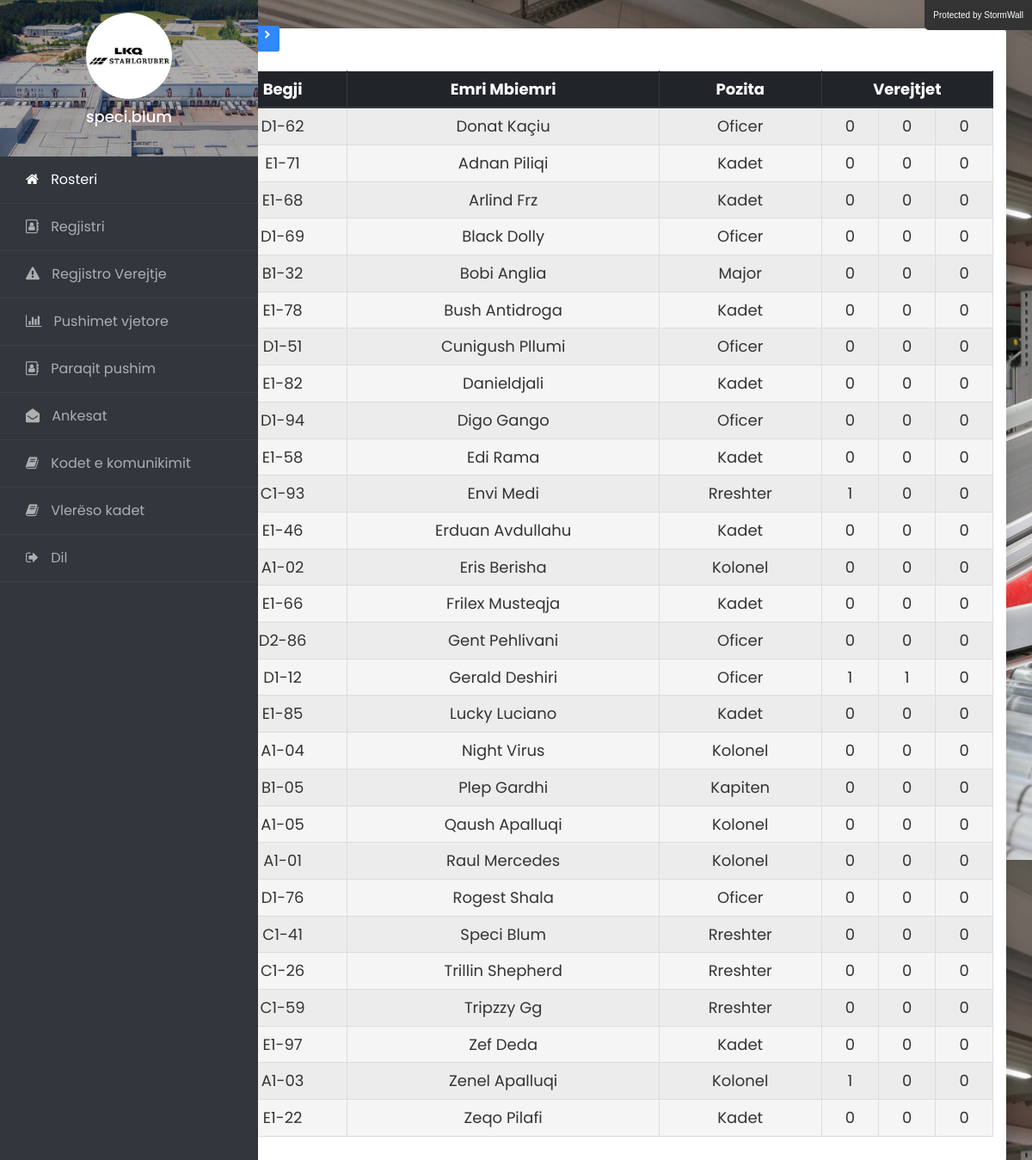
Page /index.php (signed in) on the committed database.
### tables this page shows
CREATE TABLE `members` (
  `id` int(11) NOT NULL,
  `number` varchar(255) NOT NULL,
  `first_last` varchar(100) NOT NULL,
  `grade` varchar(100) NOT NULL,
  `steam_username` varchar(100) NOT NULL,
  `discord` varchar(100) NOT NULL,
  `checkbox1` tinyint(1) NOT NULL DEFAULT 0,
  `checkbox2` tinyint(1) NOT NULL DEFAULT 0,
  `checkbox3` tinyint(1) NOT NULL DEFAULT 0,
  `komenti` varchar(255) DEFAULT NULL,
  `registered` date DEFAULT NULL,
  `days_since_registration` int(11) DEFAULT NULL
);

### rosesarered12.php (the view, shortened to what this page needs)
<?php include 'update.php'; ?>
<html>
<head>
  <link rel="stylesheet" href="https://maxcdn.bootstrapcdn.com/bootstrap/4.0.0/css/bootstrap.min.css">
  <link rel="stylesheet" href="https://maxcdn.bootstrapcdn.com/bootstrap/3.3.7/css/bootstrap.min.css">
  <link rel="stylesheet" href="https://maxcdn.bootstrapcdn.com/bootstrap/4.0.0/css/bootstrap.min.css">
</head>
<body>
  <?php
  $sql = "SELECT * FROM members";
  $result = mysqli_query($conn, $sql);
  $num_rows = mysqli_num_rows($result);
  ?>
  <div class="container mt-1 ms-2">
    <?php echo '<h2> Gjithsejt punonj&euml;s: ' . $num_rows . '</h1>'; ?>
    <table class="table table-bordered">
      <thead class="thead-dark">
        <tr>
          <th scope="col">Nr. Serik</th>
          <th scope="col">Begji</th>
          <th scope="col">Emri Mbiemri</th>
          <th scope="col">Pozita</th>
          <th colspan='3' scope="col">Verejtjet</th>
        </tr>
      </thead>
      <tbody>
        <?php
      function sortRowsByColumn($rows, $column) {
          usort($rows, function($a, $b) use ($column) {
              return strcmp($a[$column], $b[$column]);
          });
          return $rows;
      }
      $sql = "SELECT * FROM members";
      $result = mysqli_query($conn, $sql);
      if (mysqli_num_rows($result) > 0) {
          $rows = [];
          while($row = mysqli_fetch_assoc($result)) {
              $rows[] = $row;
          }
          $rows = sortRowsByColumn($rows, 'first_last');
          foreach ($rows as $row) {
              echo "<tr>";
              echo "<td style='color:red;'> PD-20" . $row['id'] . "</td>";
              echo "<td>" . $row['number'] . "</td>";
              echo "<td>" . ucwords(strtolower($row['first_last'])) . "</td>";
              echo "<td>" . $row['grade'] . "</td>";
              echo "<td>" . $row['checkbox1'] . "</td>";
              echo "<td>" . $row['checkbox2'] . "</td>";
              echo "<td>" . $row['checkbox3'] . "</td>";
              echo "</tr>";
          }
      } else {
          echo "0 results";
      }
        ?>
      </tbody>
    </table>
  </div>
</body>
</html>

### header.php (shortened to what this page needs)
<?php
$username = $_SESSION['username'];
?>
<!doctype html>
<html lang="en">
<head>
  <link rel="stylesheet" href="https://stackpath.bootstrapcdn.com/font-awesome/4.7.0/css/font-awesome.min.css">
  <link rel="stylesheet" href="css/style.css">
</head>
<body>
  <div class="alert-box">
  </div>
  <div class="wrapper d-flex align-items-stretch">
    <nav id="sidebar">
      <div class="custom-menu">
        <button type="button" id="sidebarCollapse" class="btn btn-primary">
        </button>
      </div>
      <div class="img bg-wrap text-center py-4" style="background-image: url(sulzbah.jpg);">
        <div class="user-logo">
          <div class="img" style="background-image: url(logo.png);"></div>
          <h3><?php echo $username ?></h3><br>
        </div>
      </div>
      <ul class="list-unstyled components mb-5">
        <li class="active">
          <a href="index.php"><span class="fa fa-home mr-3"></span> Rosteri</a>
        </li>
        <li>
          <a href="insert.php"><span class="fa fa-address-book-o mr-3"></span> Regjistri</a>
        </li>
        <li>
          <a href="shto-verejtje.php"><span class="fa fa-exclamation-triangle mr-3"></span> Regjistro Verejtje</a>
        </li>
        <li>
          <a href="pushimet.php"><span class="fa fa-bar-chart mr-3"></span> Pushimet vjetore</a>
        </li>
        <li>
          <a href="shto-pushim.php"><span class="fa fa-address-book-o mr-3"></span> Paraqit pushim</a>
        </li>
        <li>
          <a href="view_ankesat.php"><span class="fa fa-envelope-open mr-3 notif"></span> Ankesat</a>
        </li>
        <li>
          <a href="kodet-policore.php"><span class="fa fa-book mr-3"></span> Kodet e komunikimit</a>
        </li>
        <li>
          <a href="vleresimi.php"><span class="fa fa-book mr-3"></span> Vler&euml;so kadet</a>
        </li>
        <li>
          <a href="logout.php"><span class="fa fa-sign-out mr-3"></span> Dil</a>
        </li>
      </ul>
    </nav>

### index.php (shortened to what this page needs)
<?php include 'header.php'; ?>
      <div id="content" class="p-4 p-md-5 pt-5">
  <?php include 'rosesarered12.php'; ?>
</div>
		</div>
  </body>
</html>

### header.php (style rules this page uses)
.alert-box { position: fixed; top: 0; right: 0; background-color: #333; color: #fff; padding: 10px; border-bottom-left-radius: 5px; font-family: Arial, sans-serif; z-index: 9999; }
* { font-family: "Poppins", Arial, sans-serif; }
#sidebar { height: 100%; position: absolute; }

### rosesarered12.php (style rules this page uses)
* { box-sizing: border-box; }
body { font-family: "Poppins", Arial, sans-serif; margin: 0; padding: 0; background-image: url('vothi.jpg'); background-size: auto; }
.container { margin: 20px auto; padding: 20px; background-color: #fff; border-radius: 5px; box-shadow: 0 0 20px rgba(0, 0, 0, 0.15); }
table { margin-top: 8px o !important; width: 100%; border-collapse: collapse; font-size: 18px; border: 1px solid #ccc; background-color: #fff; }
th, td { padding: 16px; border: 1px solid #ccc; text-align: center; font-family: "Poppins", sans-serif; }
th { background-color: #3f51b5; color: #fff; font-weight: bold; text-align: center !important; font-weight: bold !important; }
tbody tr:nth-child(even) { background-color: #f5f5f5; }
tbody tr:nth-child(odd) { background-color: #ececec; }
.btn { display: inline-block; padding: 8px 12px; margin: 10px; background-color: #3f51b5; color: #fff; border: none; border-radius: 4px; cursor: pointer; font-size: 18px; font-weight: bold; text-decoration: none; }
th, td { font-weight: normal; }
th { background-color: #1a1a1a; color: #fff; font-size: 20px; }
tbody tr { background-color: #fff; color: #333; }
th, td { font-size: 18px; }
tbody tr { font-size: 20px; }

### rows in the picture
members: number "D1-62", first_last "Donat Kaçiu", grade "Oficer", checkbox1 "0", checkbox2 "0", checkbox3 "0"
members: number "E1-71", first_last "Adnan Piliqi", grade "Kadet", checkbox1 "0", checkbox2 "0", checkbox3 "0"
members: number "E1-68", first_last "Arlind Frz", grade "Kadet", checkbox1 "0", checkbox2 "0", checkbox3 "0"
members: number "D1-69", first_last "Black Dolly", grade "Oficer", checkbox1 "0", checkbox2 "0", checkbox3 "0"
members: number "B1-32", first_last "Bobi Anglia", grade "Major", checkbox1 "0", checkbox2 "0", checkbox3 "0"
members: number "E1-78", first_last "Bush Antidroga", grade "Kadet", checkbox1 "0", checkbox2 "0", checkbox3 "0"
members: number "D1-51", first_last "Cunigush Pllumi", grade "Oficer", checkbox1 "0", checkbox2 "0", checkbox3 "0"
members: number "E1-82", first_last "Danieldjali", grade "Kadet", checkbox1 "0", checkbox2 "0", checkbox3 "0"
members: number "D1-94", first_last "Digo Gango", grade "Oficer", checkbox1 "0", checkbox2 "0", checkbox3 "0"
members: number "E1-58", first_last "Edi Rama", grade "Kadet", checkbox1 "0", checkbox2 "0", checkbox3 "0"
members: number "C1-93", first_last "Envi Medi", grade "Rreshter", checkbox1 "1", checkbox2 "0", checkbox3 "0"
members: number "E1-46", first_last "Erduan Avdullahu", grade "Kadet", checkbox1 "0", checkbox2 "0", checkbox3 "0"
members: number "A1-02", first_last "Eris Berisha", grade "Kolonel", checkbox1 "0", checkbox2 "0", checkbox3 "0"
members: number "E1-66", first_last "Frilex Musteqja", grade "Kadet", checkbox1 "0", checkbox2 "0", checkbox3 "0"
members: number "D2-86", first_last "Gent Pehlivani", grade "Oficer", checkbox1 "0", checkbox2 "0", checkbox3 "0"
members: number "D1-12", first_last "Gerald Deshiri", grade "Oficer", checkbox1 "1", checkbox2 "1", checkbox3 "0"
members: number "E1-85", first_last "Lucky Luciano", grade "Kadet", checkbox1 "0", checkbox2 "0", checkbox3 "0"
members: number "A1-04", first_last "Night Virus", grade "Kolonel", checkbox1 "0", checkbox2 "0", checkbox3 "0"
members: number "B1-05", first_last "Plep Gardhi", grade "Kapiten", checkbox1 "0", checkbox2 "0", checkbox3 "0"
members: number "A1-05", first_last "Qaush Apalluqi", grade "Kolonel", checkbox1 "0", checkbox2 "0", checkbox3 "0"
members: number "A1-01", first_last "Raul Mercedes", grade "Kolonel", checkbox1 "0", checkbox2 "0", checkbox3 "0"
members: number "D1-76", first_last "Rogest Shala", grade "Oficer", checkbox1 "0", checkbox2 "0", checkbox3 "0"
members: number "C1-41", first_last "Speci Blum", grade "Rreshter", checkbox1 "0", checkbox2 "0", checkbox3 "0"
members: number "C1-26", first_last "Trillin Shepherd", grade "Rreshter", checkbox1 "0", checkbox2 "0", checkbox3 "0"
members: number "C1-59", first_last "Tripzzy Gg", grade "Rreshter", checkbox1 "0", checkbox2 "0", checkbox3 "0"
members: number "E1-97", first_last "Zef Deda", grade "Kadet", checkbox1 "0", checkbox2 "0", checkbox3 "0"
members: number "A1-03", first_last "Zenel Apalluqi", grade "Kolonel", checkbox1 "1", checkbox2 "0", checkbox3 "0"
members: number "E1-22", first_last "Zeqo Pilafi", grade "Kadet", checkbox1 "0", checkbox2 "0", checkbox3 "0"

### other values in the picture
$username "speci.blum"
